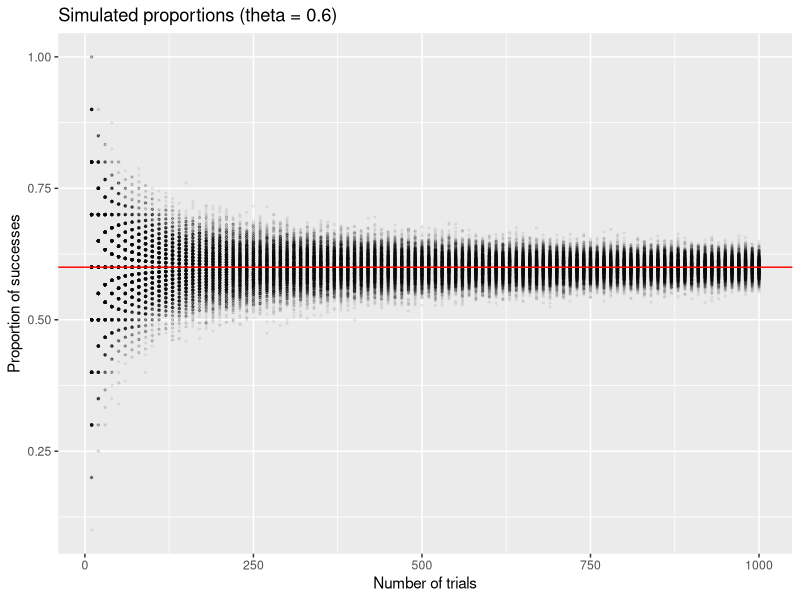

Generate this figure with R:
# load the tidyverse package for data manipulation and plotting
library(tidyverse)
library(ggplot2)

set.seed(123)

# proportion of red/black
theta <- 0.6 # declare probability parameter for the binomial model

# Sequence of trials
trials <- seq(10, 1000, by = 10)

# Number of simulation draws from the model
nsims <- 1000 # number of of simulations from the binomial model

# Helper function for getting the proportions
binom_gen <- function(trials,theta,nsims){
    df <-  as.data.frame(rbinom(nsims,trials,theta)/trials) |> mutate(nsims = nsims,trials = trials)
    colnames(df) <- c("Proportions","Nsims","Trials")
  return(df)
}

# Create a data frame containing the draws for each number of trials
proportion_60 <- do.call(rbind, lapply(trials, binom_gen, theta, nsims)) # lapply applies elements in trials column to binom_gen function, which is then rowbound via do.call

# Inspect the result
print(dim(proportion_60))
print(head(proportion_60))

summary_60 <- proportion_60 |>
  group_by(Trials) |>
  summarise(mean = mean(Proportions), sd = sd(Proportions), .groups = "drop")
print(summary_60 |> filter(Trials %in% c(10, 50, 100, 500, 1000)))

# Plot the simulated proportions against the number of trials
p <- ggplot(proportion_60, aes(x = Trials, y = Proportions)) +
  geom_point(alpha = 0.05, size = 0.5) +
  geom_hline(yintercept = theta, colour = "red") +
  labs(title = "Simulated proportions (theta = 0.6)",
       x = "Number of trials", y = "Proportion of successes")
ggsave("proportion_60.png", p, width = 7, height = 4.5, dpi = 120)
